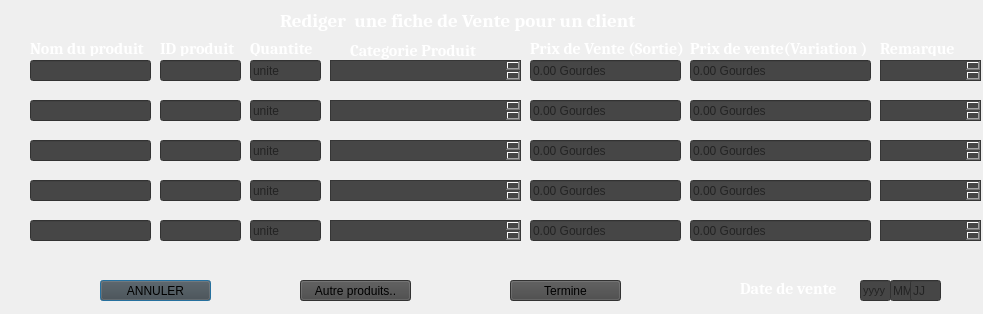
<?xml version="1.0" encoding="UTF-8"?>
<ui version="4.0">
 <class>same</class>
 <widget class="QDialog" name="same">
  <property name="geometry">
   <rect>
    <x>0</x>
    <y>0</y>
    <width>983</width>
    <height>314</height>
   </rect>
  </property>
  <property name="windowTitle">
   <string>rapport de vente</string>
  </property>
  <property name="windowIcon">
   <iconset resource="../../Documents/Menu/logo1.qrc">
    <normaloff>:/menu/logo1/logo.png</normaloff>:/menu/logo1/logo.png</iconset>
  </property>
  <widget class="QLineEdit" name="prixventesortie">
   <property name="geometry">
    <rect>
     <x>530</x>
     <y>60</y>
     <width>151</width>
     <height>21</height>
    </rect>
   </property>
   <property name="styleSheet">
    <string notr="true">background-color: rgb(70, 70, 70);</string>
   </property>
   <property name="text">
    <string/>
   </property>
   <property name="placeholderText">
    <string>0.00 Gourdes</string>
   </property>
   <property name="clearButtonEnabled">
    <bool>true</bool>
   </property>
  </widget>
  <widget class="QLabel" name="label_7">
   <property name="geometry">
    <rect>
     <x>30</x>
     <y>40</y>
     <width>131</width>
     <height>16</height>
    </rect>
   </property>
   <property name="font">
    <font>
     <family>Cambria</family>
     <pointsize>12</pointsize>
     <weight>75</weight>
     <bold>true</bold>
    </font>
   </property>
   <property name="styleSheet">
    <string notr="true">color: rgb(255, 255, 255);</string>
   </property>
   <property name="text">
    <string>Nom du produit</string>
   </property>
  </widget>
  <widget class="QLabel" name="label_6">
   <property name="geometry">
    <rect>
     <x>280</x>
     <y>0</y>
     <width>371</width>
     <height>41</height>
    </rect>
   </property>
   <property name="font">
    <font>
     <family>Cambria</family>
     <pointsize>14</pointsize>
     <weight>75</weight>
     <bold>true</bold>
    </font>
   </property>
   <property name="styleSheet">
    <string notr="true">color: rgb(255, 255, 255);</string>
   </property>
   <property name="text">
    <string>Rediger  une fiche de Vente pour un client</string>
   </property>
  </widget>
  <widget class="QLineEdit" name="quantite">
   <property name="geometry">
    <rect>
     <x>250</x>
     <y>60</y>
     <width>71</width>
     <height>21</height>
    </rect>
   </property>
   <property name="styleSheet">
    <string notr="true">background-color: rgb(70, 70, 70);</string>
   </property>
   <property name="placeholderText">
    <string>unite</string>
   </property>
   <property name="clearButtonEnabled">
    <bool>true</bool>
   </property>
  </widget>
  <widget class="QLabel" name="label_5">
   <property name="geometry">
    <rect>
     <x>530</x>
     <y>40</y>
     <width>171</width>
     <height>16</height>
    </rect>
   </property>
   <property name="font">
    <font>
     <family>Cambria</family>
     <pointsize>12</pointsize>
     <weight>75</weight>
     <bold>true</bold>
    </font>
   </property>
   <property name="styleSheet">
    <string notr="true">color: rgb(255, 255, 255);</string>
   </property>
   <property name="text">
    <string>Prix de Vente (Sortie)</string>
   </property>
  </widget>
  <widget class="QLabel" name="label_11">
   <property name="geometry">
    <rect>
     <x>160</x>
     <y>40</y>
     <width>91</width>
     <height>16</height>
    </rect>
   </property>
   <property name="font">
    <font>
     <family>Cambria</family>
     <pointsize>12</pointsize>
     <weight>75</weight>
     <bold>true</bold>
    </font>
   </property>
   <property name="styleSheet">
    <string notr="true">color: rgb(255, 255, 255);</string>
   </property>
   <property name="text">
    <string>ID produit</string>
   </property>
  </widget>
  <widget class="QLabel" name="label_10">
   <property name="geometry">
    <rect>
     <x>880</x>
     <y>40</y>
     <width>111</width>
     <height>16</height>
    </rect>
   </property>
   <property name="font">
    <font>
     <family>Cambria</family>
     <pointsize>12</pointsize>
     <weight>75</weight>
     <bold>true</bold>
    </font>
   </property>
   <property name="styleSheet">
    <string notr="true">color: rgb(255, 255, 255);</string>
   </property>
   <property name="text">
    <string>Remarque</string>
   </property>
  </widget>
  <widget class="QLabel" name="label_9">
   <property name="geometry">
    <rect>
     <x>690</x>
     <y>40</y>
     <width>191</width>
     <height>16</height>
    </rect>
   </property>
   <property name="font">
    <font>
     <family>Cambria</family>
     <pointsize>12</pointsize>
     <weight>75</weight>
     <bold>true</bold>
    </font>
   </property>
   <property name="styleSheet">
    <string notr="true">color: rgb(255, 255, 255);</string>
   </property>
   <property name="text">
    <string>Prix de vente(Variation )</string>
   </property>
  </widget>
  <widget class="QLineEdit" name="prixventevariation">
   <property name="geometry">
    <rect>
     <x>690</x>
     <y>60</y>
     <width>181</width>
     <height>21</height>
    </rect>
   </property>
   <property name="styleSheet">
    <string notr="true">background-color: rgb(70, 70, 70);</string>
   </property>
   <property name="placeholderText">
    <string>0.00 Gourdes</string>
   </property>
   <property name="clearButtonEnabled">
    <bool>true</bool>
   </property>
  </widget>
  <widget class="QTextEdit" name="categorie">
   <property name="geometry">
    <rect>
     <x>330</x>
     <y>60</y>
     <width>191</width>
     <height>21</height>
    </rect>
   </property>
   <property name="styleSheet">
    <string notr="true">background-color: rgb(70, 70, 70);</string>
   </property>
  </widget>
  <widget class="QLineEdit" name="idproduit">
   <property name="geometry">
    <rect>
     <x>160</x>
     <y>60</y>
     <width>81</width>
     <height>21</height>
    </rect>
   </property>
   <property name="styleSheet">
    <string notr="true">background-color: rgb(70, 70, 70);</string>
   </property>
   <property name="clearButtonEnabled">
    <bool>true</bool>
   </property>
  </widget>
  <widget class="QLabel" name="label_3">
   <property name="geometry">
    <rect>
     <x>350</x>
     <y>40</y>
     <width>141</width>
     <height>21</height>
    </rect>
   </property>
   <property name="font">
    <font>
     <family>Cambria</family>
     <pointsize>12</pointsize>
     <weight>75</weight>
     <bold>true</bold>
    </font>
   </property>
   <property name="styleSheet">
    <string notr="true">color: rgb(255, 255, 255);</string>
   </property>
   <property name="text">
    <string>Categorie Produit</string>
   </property>
  </widget>
  <widget class="QTextEdit" name="remarque">
   <property name="geometry">
    <rect>
     <x>880</x>
     <y>60</y>
     <width>101</width>
     <height>21</height>
    </rect>
   </property>
   <property name="styleSheet">
    <string notr="true">background-color: rgb(70, 70, 70);</string>
   </property>
  </widget>
  <widget class="QLineEdit" name="nomproduit">
   <property name="geometry">
    <rect>
     <x>30</x>
     <y>60</y>
     <width>121</width>
     <height>21</height>
    </rect>
   </property>
   <property name="styleSheet">
    <string notr="true">background-color: rgb(70, 70, 70);
</string>
   </property>
   <property name="clearButtonEnabled">
    <bool>true</bool>
   </property>
  </widget>
  <widget class="QLabel" name="label_8">
   <property name="geometry">
    <rect>
     <x>250</x>
     <y>40</y>
     <width>71</width>
     <height>16</height>
    </rect>
   </property>
   <property name="font">
    <font>
     <family>Cambria</family>
     <pointsize>12</pointsize>
     <weight>75</weight>
     <bold>true</bold>
    </font>
   </property>
   <property name="styleSheet">
    <string notr="true">color: rgb(255, 255, 255);</string>
   </property>
   <property name="text">
    <string>Quantite</string>
   </property>
  </widget>
  <widget class="QLabel" name="label_4">
   <property name="geometry">
    <rect>
     <x>740</x>
     <y>280</y>
     <width>111</width>
     <height>16</height>
    </rect>
   </property>
   <property name="font">
    <font>
     <family>Cambria</family>
     <pointsize>12</pointsize>
     <weight>75</weight>
     <bold>true</bold>
    </font>
   </property>
   <property name="styleSheet">
    <string notr="true">color: rgb(255, 255, 255);</string>
   </property>
   <property name="text">
    <string>Date de vente</string>
   </property>
  </widget>
  <widget class="QLineEdit" name="anne">
   <property name="geometry">
    <rect>
     <x>860</x>
     <y>280</y>
     <width>31</width>
     <height>21</height>
    </rect>
   </property>
   <property name="font">
    <font>
     <pointsize>8</pointsize>
     <weight>50</weight>
     <bold>false</bold>
     <underline>false</underline>
     <strikeout>false</strikeout>
    </font>
   </property>
   <property name="tabletTracking">
    <bool>true</bool>
   </property>
   <property name="contextMenuPolicy">
    <enum>Qt::DefaultContextMenu</enum>
   </property>
   <property name="autoFillBackground">
    <bool>false</bool>
   </property>
   <property name="styleSheet">
    <string notr="true">background-color: rgb(70, 70, 70);</string>
   </property>
   <property name="text">
    <string/>
   </property>
   <property name="maxLength">
    <number>4</number>
   </property>
   <property name="placeholderText">
    <string>yyyy</string>
   </property>
  </widget>
  <widget class="QLineEdit" name="mois">
   <property name="geometry">
    <rect>
     <x>890</x>
     <y>280</y>
     <width>31</width>
     <height>21</height>
    </rect>
   </property>
   <property name="styleSheet">
    <string notr="true">background-color: rgb(70, 70, 70);</string>
   </property>
   <property name="maxLength">
    <number>2</number>
   </property>
   <property name="placeholderText">
    <string>MM</string>
   </property>
  </widget>
  <widget class="QLineEdit" name="jour">
   <property name="geometry">
    <rect>
     <x>910</x>
     <y>280</y>
     <width>31</width>
     <height>21</height>
    </rect>
   </property>
   <property name="styleSheet">
    <string notr="true">background-color: rgb(70, 70, 70);</string>
   </property>
   <property name="maxLength">
    <number>2</number>
   </property>
   <property name="placeholderText">
    <string>JJ</string>
   </property>
  </widget>
  <widget class="QPushButton" name="annuler">
   <property name="geometry">
    <rect>
     <x>100</x>
     <y>280</y>
     <width>111</width>
     <height>21</height>
    </rect>
   </property>
   <property name="styleSheet">
    <string notr="true">background-color: rgb(70, 70, 70);</string>
   </property>
   <property name="text">
    <string>ANNULER</string>
   </property>
  </widget>
  <widget class="QPushButton" name="termine">
   <property name="geometry">
    <rect>
     <x>510</x>
     <y>280</y>
     <width>111</width>
     <height>21</height>
    </rect>
   </property>
   <property name="styleSheet">
    <string notr="true">background-color: rgb(70, 70, 70);</string>
   </property>
   <property name="text">
    <string>Termine</string>
   </property>
  </widget>
  <widget class="QPushButton" name="autreproduit">
   <property name="geometry">
    <rect>
     <x>300</x>
     <y>280</y>
     <width>111</width>
     <height>21</height>
    </rect>
   </property>
   <property name="styleSheet">
    <string notr="true">background-color: rgb(70, 70, 70);</string>
   </property>
   <property name="text">
    <string>Autre produits..</string>
   </property>
  </widget>
  <widget class="QLineEdit" name="prixventesortie_2">
   <property name="geometry">
    <rect>
     <x>530</x>
     <y>100</y>
     <width>151</width>
     <height>21</height>
    </rect>
   </property>
   <property name="styleSheet">
    <string notr="true">background-color: rgb(70, 70, 70);</string>
   </property>
   <property name="text">
    <string/>
   </property>
   <property name="placeholderText">
    <string>0.00 Gourdes</string>
   </property>
   <property name="clearButtonEnabled">
    <bool>true</bool>
   </property>
  </widget>
  <widget class="QTextEdit" name="remarque_2">
   <property name="geometry">
    <rect>
     <x>880</x>
     <y>100</y>
     <width>101</width>
     <height>21</height>
    </rect>
   </property>
   <property name="styleSheet">
    <string notr="true">background-color: rgb(70, 70, 70);</string>
   </property>
  </widget>
  <widget class="QLineEdit" name="quantite_2">
   <property name="geometry">
    <rect>
     <x>250</x>
     <y>100</y>
     <width>71</width>
     <height>21</height>
    </rect>
   </property>
   <property name="styleSheet">
    <string notr="true">background-color: rgb(70, 70, 70);</string>
   </property>
   <property name="placeholderText">
    <string>unite</string>
   </property>
   <property name="clearButtonEnabled">
    <bool>true</bool>
   </property>
  </widget>
  <widget class="QTextEdit" name="categorie_2">
   <property name="geometry">
    <rect>
     <x>330</x>
     <y>100</y>
     <width>191</width>
     <height>21</height>
    </rect>
   </property>
   <property name="styleSheet">
    <string notr="true">background-color: rgb(70, 70, 70);</string>
   </property>
  </widget>
  <widget class="QLineEdit" name="nomproduit_2">
   <property name="geometry">
    <rect>
     <x>30</x>
     <y>100</y>
     <width>121</width>
     <height>21</height>
    </rect>
   </property>
   <property name="styleSheet">
    <string notr="true">background-color: rgb(70, 70, 70);</string>
   </property>
   <property name="clearButtonEnabled">
    <bool>true</bool>
   </property>
  </widget>
  <widget class="QLineEdit" name="prixventevariation_2">
   <property name="geometry">
    <rect>
     <x>690</x>
     <y>100</y>
     <width>181</width>
     <height>21</height>
    </rect>
   </property>
   <property name="styleSheet">
    <string notr="true">background-color: rgb(70, 70, 70);</string>
   </property>
   <property name="placeholderText">
    <string>0.00 Gourdes</string>
   </property>
   <property name="clearButtonEnabled">
    <bool>true</bool>
   </property>
  </widget>
  <widget class="QLineEdit" name="idproduit_2">
   <property name="geometry">
    <rect>
     <x>160</x>
     <y>100</y>
     <width>81</width>
     <height>21</height>
    </rect>
   </property>
   <property name="styleSheet">
    <string notr="true">background-color: rgb(70, 70, 70);</string>
   </property>
   <property name="clearButtonEnabled">
    <bool>true</bool>
   </property>
  </widget>
  <widget class="QLineEdit" name="prixventesortie_3">
   <property name="geometry">
    <rect>
     <x>530</x>
     <y>140</y>
     <width>151</width>
     <height>21</height>
    </rect>
   </property>
   <property name="styleSheet">
    <string notr="true">background-color: rgb(70, 70, 70);</string>
   </property>
   <property name="text">
    <string/>
   </property>
   <property name="placeholderText">
    <string>0.00 Gourdes</string>
   </property>
   <property name="clearButtonEnabled">
    <bool>true</bool>
   </property>
  </widget>
  <widget class="QTextEdit" name="remarque_3">
   <property name="geometry">
    <rect>
     <x>880</x>
     <y>140</y>
     <width>101</width>
     <height>21</height>
    </rect>
   </property>
   <property name="styleSheet">
    <string notr="true">background-color: rgb(70, 70, 70);</string>
   </property>
  </widget>
  <widget class="QLineEdit" name="quantite_3">
   <property name="geometry">
    <rect>
     <x>250</x>
     <y>140</y>
     <width>71</width>
     <height>21</height>
    </rect>
   </property>
   <property name="styleSheet">
    <string notr="true">background-color: rgb(70, 70, 70);</string>
   </property>
   <property name="placeholderText">
    <string>unite</string>
   </property>
   <property name="clearButtonEnabled">
    <bool>true</bool>
   </property>
  </widget>
  <widget class="QTextEdit" name="categorie_3">
   <property name="geometry">
    <rect>
     <x>330</x>
     <y>140</y>
     <width>191</width>
     <height>21</height>
    </rect>
   </property>
   <property name="styleSheet">
    <string notr="true">background-color: rgb(70, 70, 70);</string>
   </property>
  </widget>
  <widget class="QLineEdit" name="nomproduit_3">
   <property name="geometry">
    <rect>
     <x>30</x>
     <y>140</y>
     <width>121</width>
     <height>21</height>
    </rect>
   </property>
   <property name="styleSheet">
    <string notr="true">background-color: rgb(70, 70, 70);</string>
   </property>
   <property name="clearButtonEnabled">
    <bool>true</bool>
   </property>
  </widget>
  <widget class="QLineEdit" name="prixventevariation_3">
   <property name="geometry">
    <rect>
     <x>690</x>
     <y>140</y>
     <width>181</width>
     <height>21</height>
    </rect>
   </property>
   <property name="styleSheet">
    <string notr="true">background-color: rgb(70, 70, 70);</string>
   </property>
   <property name="placeholderText">
    <string>0.00 Gourdes</string>
   </property>
   <property name="clearButtonEnabled">
    <bool>true</bool>
   </property>
  </widget>
  <widget class="QLineEdit" name="idproduit_3">
   <property name="geometry">
    <rect>
     <x>160</x>
     <y>140</y>
     <width>81</width>
     <height>21</height>
    </rect>
   </property>
   <property name="styleSheet">
    <string notr="true">background-color: rgb(70, 70, 70);</string>
   </property>
   <property name="clearButtonEnabled">
    <bool>true</bool>
   </property>
  </widget>
  <widget class="QLineEdit" name="prixventesortie_4">
   <property name="geometry">
    <rect>
     <x>530</x>
     <y>180</y>
     <width>151</width>
     <height>21</height>
    </rect>
   </property>
   <property name="styleSheet">
    <string notr="true">background-color: rgb(70, 70, 70);</string>
   </property>
   <property name="text">
    <string/>
   </property>
   <property name="placeholderText">
    <string>0.00 Gourdes</string>
   </property>
   <property name="clearButtonEnabled">
    <bool>true</bool>
   </property>
  </widget>
  <widget class="QTextEdit" name="remarque_4">
   <property name="geometry">
    <rect>
     <x>880</x>
     <y>180</y>
     <width>101</width>
     <height>21</height>
    </rect>
   </property>
   <property name="styleSheet">
    <string notr="true">background-color: rgb(70, 70, 70);</string>
   </property>
  </widget>
  <widget class="QLineEdit" name="quantite_4">
   <property name="geometry">
    <rect>
     <x>250</x>
     <y>180</y>
     <width>71</width>
     <height>21</height>
    </rect>
   </property>
   <property name="styleSheet">
    <string notr="true">background-color: rgb(70, 70, 70);</string>
   </property>
   <property name="placeholderText">
    <string>unite</string>
   </property>
   <property name="clearButtonEnabled">
    <bool>true</bool>
   </property>
  </widget>
  <widget class="QTextEdit" name="categorie_4">
   <property name="geometry">
    <rect>
     <x>330</x>
     <y>180</y>
     <width>191</width>
     <height>21</height>
    </rect>
   </property>
   <property name="styleSheet">
    <string notr="true">background-color: rgb(70, 70, 70);</string>
   </property>
  </widget>
  <widget class="QLineEdit" name="nomproduit_4">
   <property name="geometry">
    <rect>
     <x>30</x>
     <y>180</y>
     <width>121</width>
     <height>21</height>
    </rect>
   </property>
   <property name="styleSheet">
    <string notr="true">background-color: rgb(70, 70, 70);</string>
   </property>
   <property name="clearButtonEnabled">
    <bool>true</bool>
   </property>
  </widget>
  <widget class="QLineEdit" name="prixventevariation_4">
   <property name="geometry">
    <rect>
     <x>690</x>
     <y>180</y>
     <width>181</width>
     <height>21</height>
    </rect>
   </property>
   <property name="styleSheet">
    <string notr="true">background-color: rgb(70, 70, 70);</string>
   </property>
   <property name="placeholderText">
    <string>0.00 Gourdes</string>
   </property>
   <property name="clearButtonEnabled">
    <bool>true</bool>
   </property>
  </widget>
  <widget class="QLineEdit" name="idproduit_4">
   <property name="geometry">
    <rect>
     <x>160</x>
     <y>180</y>
     <width>81</width>
     <height>21</height>
    </rect>
   </property>
   <property name="styleSheet">
    <string notr="true">background-color: rgb(70, 70, 70);</string>
   </property>
   <property name="clearButtonEnabled">
    <bool>true</bool>
   </property>
  </widget>
  <widget class="QLineEdit" name="prixventesortie_5">
   <property name="geometry">
    <rect>
     <x>530</x>
     <y>220</y>
     <width>151</width>
     <height>21</height>
    </rect>
   </property>
   <property name="styleSheet">
    <string notr="true">background-color: rgb(70, 70, 70);</string>
   </property>
   <property name="text">
    <string/>
   </property>
   <property name="placeholderText">
    <string>0.00 Gourdes</string>
   </property>
   <property name="clearButtonEnabled">
    <bool>true</bool>
   </property>
  </widget>
  <widget class="QTextEdit" name="remarque_5">
   <property name="geometry">
    <rect>
     <x>880</x>
     <y>220</y>
     <width>101</width>
     <height>21</height>
    </rect>
   </property>
   <property name="styleSheet">
    <string notr="true">background-color: rgb(70, 70, 70);</string>
   </property>
  </widget>
  <widget class="QLineEdit" name="quantite_5">
   <property name="geometry">
    <rect>
     <x>250</x>
     <y>220</y>
     <width>71</width>
     <height>21</height>
    </rect>
   </property>
   <property name="styleSheet">
    <string notr="true">background-color: rgb(70, 70, 70);</string>
   </property>
   <property name="placeholderText">
    <string>unite</string>
   </property>
   <property name="clearButtonEnabled">
    <bool>true</bool>
   </property>
  </widget>
  <widget class="QTextEdit" name="categorie_5">
   <property name="geometry">
    <rect>
     <x>330</x>
     <y>220</y>
     <width>191</width>
     <height>21</height>
    </rect>
   </property>
   <property name="styleSheet">
    <string notr="true">background-color: rgb(70, 70, 70);</string>
   </property>
  </widget>
  <widget class="QLineEdit" name="nomproduit_5">
   <property name="geometry">
    <rect>
     <x>30</x>
     <y>220</y>
     <width>121</width>
     <height>21</height>
    </rect>
   </property>
   <property name="styleSheet">
    <string notr="true">background-color: rgb(70, 70, 70);</string>
   </property>
   <property name="clearButtonEnabled">
    <bool>true</bool>
   </property>
  </widget>
  <widget class="QLineEdit" name="prixventevariation_5">
   <property name="geometry">
    <rect>
     <x>690</x>
     <y>220</y>
     <width>181</width>
     <height>21</height>
    </rect>
   </property>
   <property name="styleSheet">
    <string notr="true">background-color: rgb(70, 70, 70);</string>
   </property>
   <property name="placeholderText">
    <string>0.00 Gourdes</string>
   </property>
   <property name="clearButtonEnabled">
    <bool>true</bool>
   </property>
  </widget>
  <widget class="QLineEdit" name="idproduit_5">
   <property name="geometry">
    <rect>
     <x>160</x>
     <y>220</y>
     <width>81</width>
     <height>21</height>
    </rect>
   </property>
   <property name="styleSheet">
    <string notr="true">background-color: rgb(70, 70, 70);</string>
   </property>
   <property name="clearButtonEnabled">
    <bool>true</bool>
   </property>
  </widget>
  <widget class="QLabel" name="label">
   <property name="geometry">
    <rect>
     <x>-20</x>
     <y>-10</y>
     <width>1011</width>
     <height>331</height>
    </rect>
   </property>
   <property name="text">
    <string/>
   </property>
   <property name="pixmap">
    <pixmap resource="../../Documents/Menu/fond2.qrc">:/menu/fond/Fond2.png</pixmap>
   </property>
   <property name="scaledContents">
    <bool>true</bool>
   </property>
  </widget>
  <zorder>label</zorder>
  <zorder>prixventesortie</zorder>
  <zorder>label_7</zorder>
  <zorder>label_6</zorder>
  <zorder>quantite</zorder>
  <zorder>label_5</zorder>
  <zorder>label_11</zorder>
  <zorder>label_10</zorder>
  <zorder>label_9</zorder>
  <zorder>prixventevariation</zorder>
  <zorder>categorie</zorder>
  <zorder>idproduit</zorder>
  <zorder>label_3</zorder>
  <zorder>remarque</zorder>
  <zorder>nomproduit</zorder>
  <zorder>label_8</zorder>
  <zorder>label_4</zorder>
  <zorder>anne</zorder>
  <zorder>mois</zorder>
  <zorder>jour</zorder>
  <zorder>annuler</zorder>
  <zorder>termine</zorder>
  <zorder>autreproduit</zorder>
  <zorder>prixventesortie_2</zorder>
  <zorder>remarque_2</zorder>
  <zorder>quantite_2</zorder>
  <zorder>categorie_2</zorder>
  <zorder>nomproduit_2</zorder>
  <zorder>prixventevariation_2</zorder>
  <zorder>idproduit_2</zorder>
  <zorder>prixventesortie_3</zorder>
  <zorder>remarque_3</zorder>
  <zorder>quantite_3</zorder>
  <zorder>categorie_3</zorder>
  <zorder>nomproduit_3</zorder>
  <zorder>prixventevariation_3</zorder>
  <zorder>idproduit_3</zorder>
  <zorder>prixventesortie_4</zorder>
  <zorder>remarque_4</zorder>
  <zorder>quantite_4</zorder>
  <zorder>categorie_4</zorder>
  <zorder>nomproduit_4</zorder>
  <zorder>prixventevariation_4</zorder>
  <zorder>idproduit_4</zorder>
  <zorder>prixventesortie_5</zorder>
  <zorder>remarque_5</zorder>
  <zorder>quantite_5</zorder>
  <zorder>categorie_5</zorder>
  <zorder>nomproduit_5</zorder>
  <zorder>prixventevariation_5</zorder>
  <zorder>idproduit_5</zorder>
 </widget>
 <resources>
  <include location="../../Documents/Menu/fond2.qrc"/>
  <include location="../../Documents/Menu/logo1.qrc"/>
 </resources>
 <connections/>
</ui>
